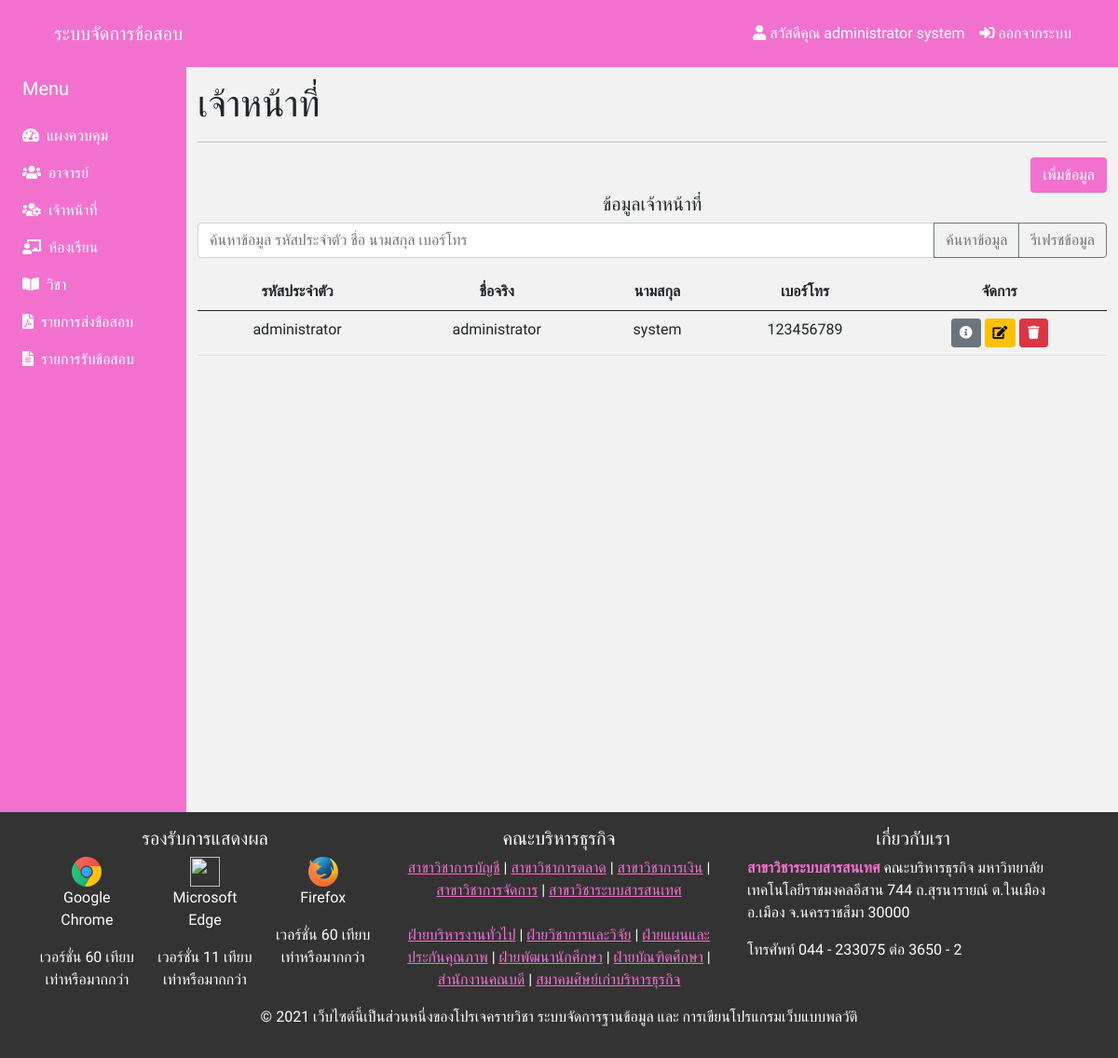
/admin/officers.php (signed in), run on the app's committed database.
### tables this page shows
CREATE TABLE `officers` (
  `officer_id` varchar(15) NOT NULL,
  `officer_user` varchar(64) NOT NULL,
  `officer_pass` varchar(64) NOT NULL,
  `officer_fname` varchar(30) NOT NULL,
  `officer_lname` varchar(30) NOT NULL,
  `officer_tel` int(10) NOT NULL
);

### admin/officers.php (the view, shortened to what this page needs)
<?php
include('../config/db.php');
?>
<!DOCTYPE html>
<html lang="en">
<head>
	<?php include('includes/css.inc.php'); ?>
</head>
<body>
	<?php include('includes/navbar.inc.php'); ?>
	<?php include('includes/sidebarContentTop.inc.php'); ?>
	<div class="col py-3">
		<h1>เจ้าหน้าที่</h1>
		<hr>
		<div class="text-right">
			<a href="officers.php?show=add" class="btn btn-is">เพิ่มข้อมูล</a>
		</div>
		<div class="row">
			<div class="col-md-12">
				<h5 class="text-center">ข้อมูลเจ้าหน้าที่</h5>
				<form action="officers.php?search" method="GET">
					<div class="input-group mb-3">
						<input type="text" class="form-control" name="search" placeholder="ค้นหาข้อมูล รหัสประจำตัว ชื่อ นามสกุล เบอร์โทร" aria-label="Recipient's username" aria-describedby="button-addon2">
						<button class="btn btn-outline-secondary" type="submit" id="button-addon2">ค้นหาข้อมูล</button>
						<a href="officers.php" class="btn btn-outline-secondary" id="button-addon2">รีเฟรชข้อมูล</a>
					</div>
				</form>
				<div class="table-responsive">
					<table class="table">
						<thead>
							<tr class="text-center">
								<th>รหัสประจำตัว</th>
								<th>ชื่อจริง</th>
								<th>นามสกุล</th>
								<th>เบอร์โทร</th>
								<th colspan="3">จัดการ</th>
							</tr>
						</thead>
						<tbody>
							<?php
							$count_sql = "SELECT COUNT(*) AS totalOfficers FROM officers";
							$count_query = mysqli_query($conn, $count_sql);
							$count_row = mysqli_fetch_assoc($count_query);
							if($count_row['totalOfficers'] == 0) {
								echo '<tr>
									<td class="text-center" colspan="5">ไม่พบข้อมูล</td>
								</tr>';
							} else {
							$sql = "SELECT * FROM officers";
							$query = mysqli_query($conn, $sql);
							while($row = mysqli_fetch_assoc($query)) {
							?>
							<tr class="text-center">
								<td><?= $row['officer_id']; ?></td>
								<td><?= $row['officer_fname']; ?></td>
								<td><?= $row['officer_lname']; ?></td>
								<td><?= $row['officer_tel']; ?></td>
								<td colspan="3">
									<a href="officers.php?info=<?= $row['officer_id']; ?>" class="btn btn-secondary btn-sm"><i class="fas fa-info-circle"></i></a>
									<a href="officers.php?edit=<?= $row['officer_id']; ?>" class="btn btn-warning btn-sm"><i class="fas fa-edit"></i></a>
									<a href="controller/officerDelete.php?id=<?= $row['officer_id']; ?>" onclick="return confirm('คุณแน่ใจใช่หรือไม่? ที่จะลบ <?= $row['officer_fname'] . ' ' . $row['officer_lname']; ?> ออกจากระบบ')" class="btn btn-danger btn-sm"><i class="fas fa-trash"></i></a>
								</td>
							</tr>
							<?php } ?>
						<?php } ?>
						</tbody>
					</table>
				</div>
			</div>
		</div>
	</div>
	<?php include('includes/sidebarContentBottom.inc.php'); ?>
	<?php include('includes/footer.inc.php'); ?>
</body>
</html>

### public/css/style.css (style rules this page uses)
* { font-family: 'Prompt', sans-serif; }
body { background-color: #f2f2f2 !important; min-height: 100vh; }
.btn-is { background: #f271cf !important; color: white !important; }
.text-right { text-align: right; }

### data on the page
officers: officer_id "administrator", officer_fname "administrator", officer_lname "system", officer_tel "123456789"

### other printed values
$_SESSION['officer'] "administrator system"
